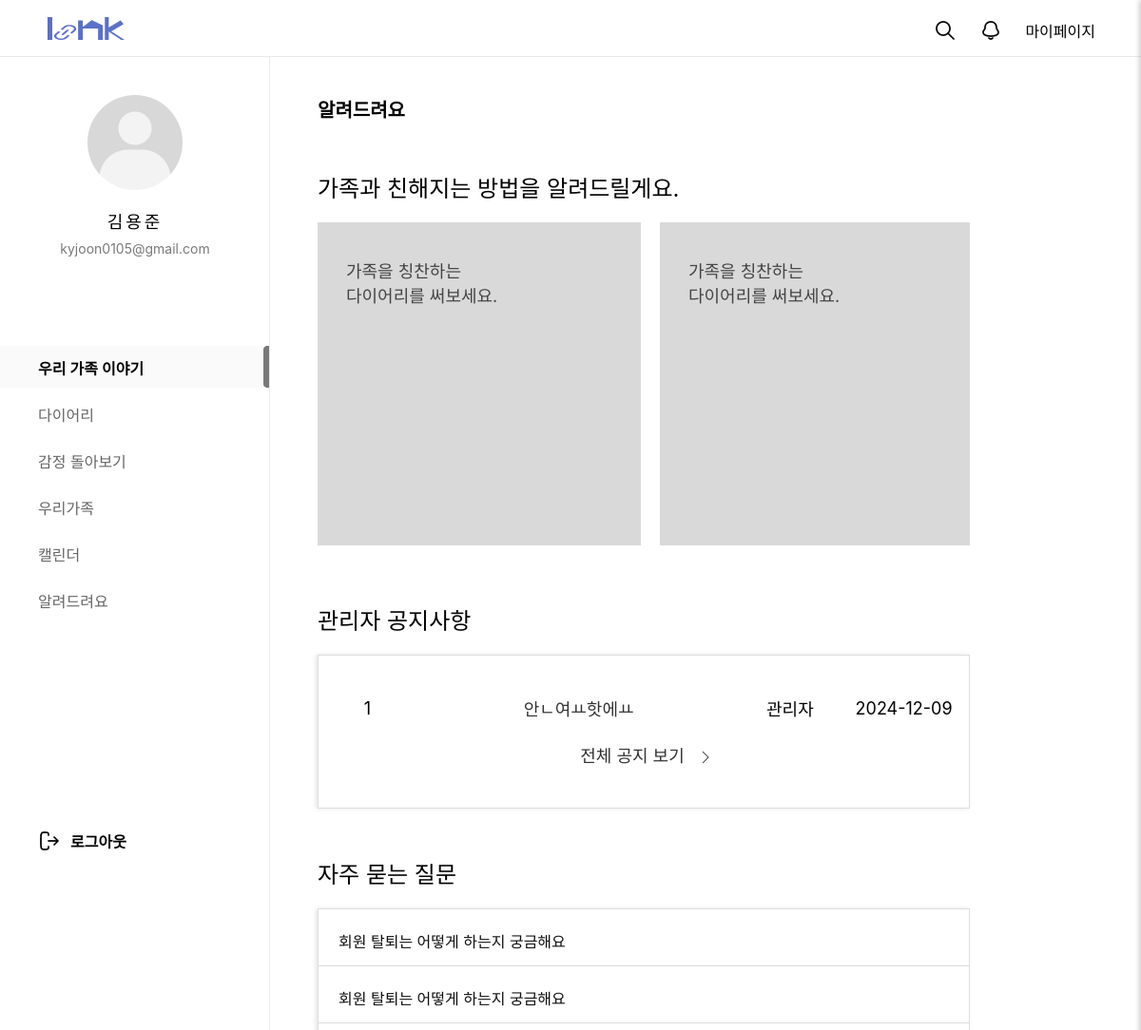
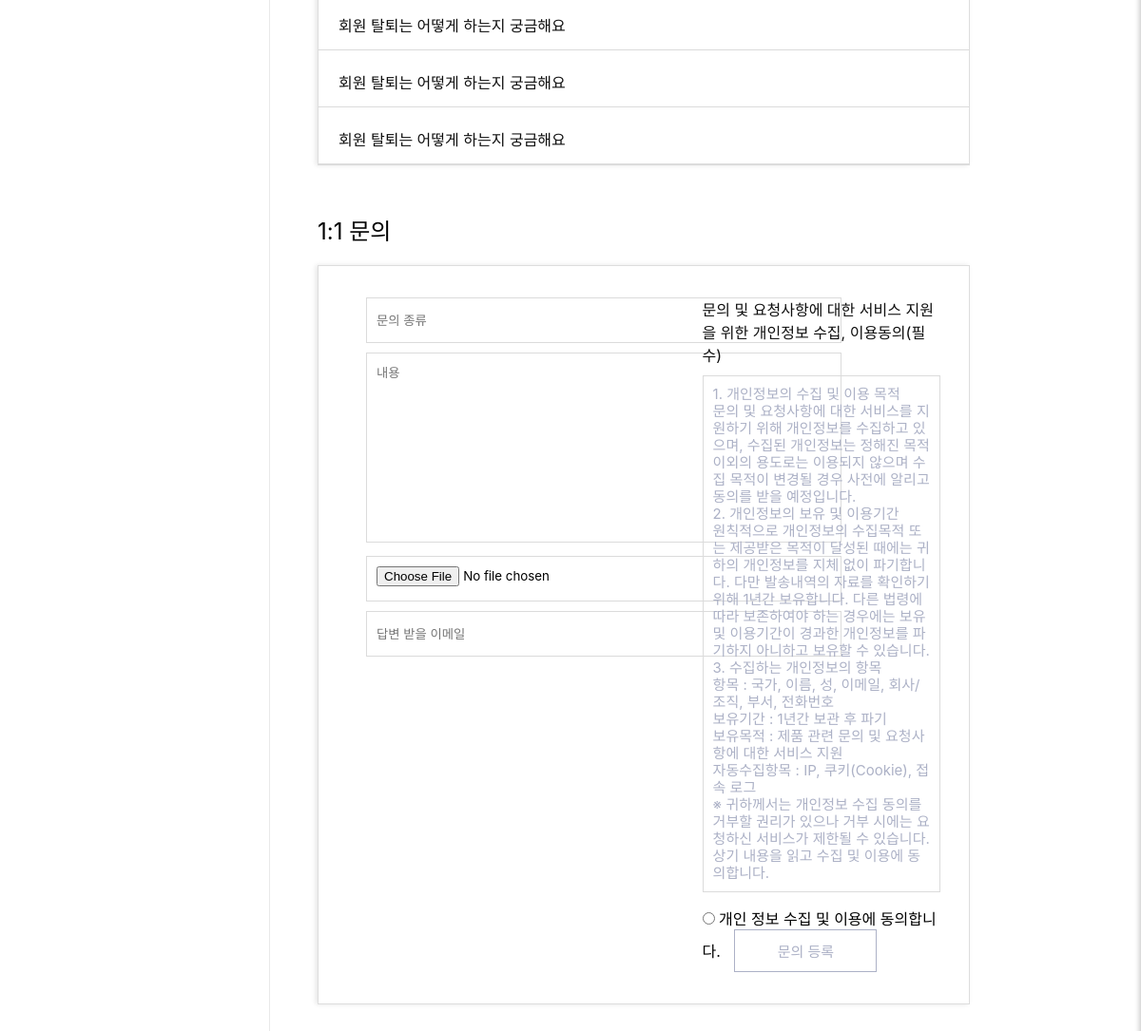
Screenshot of /customer/ with the database file from the repository (2 pictures, top to bottom).
### customer/models.py (models this page shows, shortened)
class NoticeBoard(models.Model):
  bno = models.AutoField(primary_key=True)
  member = models.CharField(max_length=100, default='관리자')
  btitle = models.CharField(max_length=1000)
  bcontent = models.TextField()
  bdate = models.DateTimeField(auto_now=True)
  bfile = models.ImageField(null=True, blank=True, upload_to='uploads/')
  like_members = models.ManyToManyField(Member, related_name='like_member',  blank=True)

### customer/views.py (the view)
# urls.py: path('', views.main, name="main"),
def main(request):
  qs = NoticeBoard.objects.order_by('-bno')[:5]
  context = {'notice_5':qs}
  return render(request, 'customer_service.html', context)

### customer/templates/customer_service.html (shortened to what this page needs)
{% extends 'main_navi_base.html' %}
{% load static %}
  {% block container-block%}
  <div id="container">
    <div id="customer_service_top">
      <h2>알려드려요</h2>
      <span>가족과 친해지는 방법을 알려드릴게요.</span>
      <div class="how_dairy">
        <div class="slider-item">
          <p>가족을 칭찬하는<br>다이어리를 써보세요.</p>
        </div>
        <div class="slider-item">
          <p>가족을 칭찬하는<br>다이어리를 써보세요.</p>
        </div>
      </div>
    </div>
    <div id="customer_service_notice">
      <span>관리자 공지사항</span>
      <div class="customer_service_notice_table">
        <table>
          <colgroup>
            <col style="width:15%;">
            <col style="width:50%;">
            <col style="width:15%;">
            <col style="width:20%;">
          </colgroup>
          {% for notice in notice_5%}
          <tr>
            <td>{{notice.bno}}</td>
            <td><a href="/customer/noticeview/{{notice.bno}}/">{{notice.btitle}}</a></td>
            <td>{{notice.member}}</td>
            <td>{{notice.bdate|date:'Y-m-d'}}</td>
          </tr>
          {% endfor %}
          <tr class="notice_list_last">
            <td colspan="4"><a href="/customer/noticelist/"><span>전체 공지 보기</span><img src="/static/images/customer/Expand_right_light.png" alt=""></a></td>
          </tr>
        </table>
      </div>
    </div>
    <div id="customer_service_qna">
      <span>자주 묻는 질문</span>
      <div class="customer_service_qnabox">
        <div class="customer_service_q">
          <p>회원 탈퇴는 어떻게 하는지 궁금해요</p>
        </div>
        <div class="customer_service_q">
          <p>회원 탈퇴는 어떻게 하는지 궁금해요</p>
        </div>
        <div class="customer_service_q">
          <p>회원 탈퇴는 어떻게 하는지 궁금해요</p>
        </div>
        <div class="customer_service_q">
          <p>회원 탈퇴는 어떻게 하는지 궁금해요</p>
        </div>
        <div class="customer_service_q">
          <p>회원 탈퇴는 어떻게 하는지 궁금해요</p>
        </div>
      </div>
    </div>
    <div id="customer_service_request">
      <span>1:1 문의</span>
      <div class="customer_service_request_box">
        <div class="customer_service_request_input">
          <input type="text" placeholder="문의 종류">
          <textarea name="" id="" placeholder="내용"></textarea>
          <input type="file" name="request_file" id="request_file">
          <input type="text" placeholder="답변 받을 이메일">
        </div>
        <div class="customer_service_request_agree">
          <p>문의 및 요청사항에 대한 서비스 지원을 위한 개인정보 수집, 이용동의(필수)</p>
          <div class="agree_txt">
            1. 개인정보의 수집 및 이용 목적<br>
            문의 및 요청사항에 대한 서비스를 지원하기 위해 개인정보를 수집하고 있으며, 수집된 개인정보는 정해진 목적 이외의 용도로는 이용되지 않으며 수집 목적이 변경될 경우 사전에 알리고 동의를 받을 예정입니다.<br>
            2. 개인정보의 보유 및 이용기간<br>
            원칙적으로 개인정보의 수집목적 또는 제공받은 목적이 달성된 때에는 귀하의 개인정보를 지체 없이 파기합니다. 다만 발송내역의 자료를 확인하기 위해 1년간 보유합니다. 다른 법령에 따라 보존하여야 하는 경우에는 보유 및 이용기간이 경과한 개인정보를 파기하지 아니하고 보유할 수 있습니다.<br>
            3. 수집하는 개인정보의 항목<br>
            항목 : 국가, 이름, 성, 이메일, 회사/조직, 부서, 전화번호<br>
            보유기간 : 1년간 보관 후 파기<br>
            보유목적 : 제품 관련 문의 및 요청사항에 대한 서비스 지원<br>
            자동수집항목 : IP, 쿠키(Cookie), 접속 로그<br>
            ※ 귀하께서는 개인정보 수집 동의를 거부할 권리가 있으나 거부 시에는 요청하신 서비스가 제한될 수 있습니다.<br>
            상기 내용을 읽고 수집 및 이용에 동의합니다.<br>
          </div>
          <div class="agree_chk">
            <input type="radio" value='agree' id='agree'>
            <label for="agree"> 개인 정보 수집 및 이용에 동의합니다.</label>
            <button type="button">문의 등록</button>
          </div>
        </div>
      </div>
    </div>
  </div>
  {% endblock container-block%}

### static/css/main_navi_base.css (style rules this page uses)
* { margin: 0; padding: 0; font-family: "Pretendard Variable", Pretendard, -apple-system, BlinkMacSystemFont, system-ui, Roboto, "Helvetica Neue", "Segoe UI", "Apple SD Gothic Neo", "Noto Sans KR", "Malgun Gothic", "Apple Color Emoji", "Segoe UI Emoji", "Segoe UI Symbol", sans-serif; }
button { cursor: pointer; }
a { text-decoration: none; color: inherit; cursor: pointer; }

### static/css/customer/customer_service.css (style rules this page uses)
* { margin: 0; padding: 0; box-sizing: border-box; font-family: "Pretendard Variable", Pretendard, -apple-system, BlinkMacSystemFont, system-ui, Roboto, "Helvetica Neue", "Segoe UI", "Apple SD Gothic Neo", "Noto Sans KR", "Malgun Gothic", "Apple Color Emoji", "Segoe UI Emoji", "Segoe UI Symbol", sans-serif; }
a { text-decoration: none; }
body, html { height: 100%; }
table, tr, td { border-collapse: collapse; color: #333; font-size: 14px; }
#container { width: 100%; min-height: 100vh; padding: 100px 180px 300px 334px; }
#customer_service_top { width: 100%; margin-bottom: 60px; overflow: hidden; position: relative; z-index: 10; }
#customer_service_top h2 { font-size: 20px; font-weight: medium; margin-bottom: 50px; }
#customer_service_top span { font-size: 24px; }
#customer_service_top .how_dairy { display: flex; transition: transform 0.3s ease-in-out; touch-action: pan-y; }
#customer_service_top .how_dairy div { background: #D9D9D9; min-width: 340px; height: 340px; margin: 20px 20px 0 0; }
#customer_service_top .how_dairy p { font-size: 18px; color: #444; width: 160px; height: 60px; margin: 37px 0 0 30px; }
#customer_service_notice { margin-bottom: 50px; }
#customer_service_notice span { font-size: 24px; }
.customer_service_notice_table { border: 1px solid #ddd; box-shadow: -2px 0 5px rgba(0, 0, 0, 0.1); margin-top: 20px; }
#customer_service_notice table { margin-top: 30px; margin-bottom: 30px; width: 100%; }
#customer_service_notice table td { height: 50px; font-size: 18px; color: #000; text-align: center; box-sizing: border-box; }
#customer_service_notice table td a { color: #333; }
#customer_service_notice .notice_list_last span { width: 130px; height: 24px; font-size: 18px; align-items: center; text-align: center; display: inline-block; }
.notice_list_last img { vertical-align: middle; }
.notice_list_last { justify-content: center; align-items: center; }
#customer_service_qna { margin-bottom: 50px; }
#customer_service_qna span { font-size: 24px; }
.customer_service_qnabox { border: 1px solid #ddd; box-shadow: -2px 0 5px rgba(0, 0, 0, 0.1); margin-top: 20px; }
.customer_service_qnabox div { border-bottom: 1px solid #DBDBDB; }
.customer_service_q { height: 60px; padding: 21px 21px; border-bottom: 1px solid #DBDBDB; font-size: 16px; color: #0F0F0F; cursor: pointer; }
#customer_service_request { margin-bottom: 50px; }
#customer_service_request span { font-size: 24px; }
.customer_service_request_box { display: flex; border: 1px solid #ddd; box-shadow: -2px 0 5px rgba(0, 0, 0, 0.1); margin-top: 20px; }
.customer_service_request_input { width: 40%; margin: 33px 50px; }
.customer_service_request_input input { width: 500px; height: 48px; border: 1px solid #DBDBDB; margin-bottom: 10px; padding: 10px; }
.customer_service_request_input textarea { width: 500px; height: 200px; margin-bottom: 10px; padding: 10px; border: 1px solid #DBDBDB; resize: none; outline: none; }
.customer_service_request_agree { padding: 33px 30px; }
.customer_service_request_agree p { font-size: 16px; color: #0F0F0F; margin-bottom: 10px; }
.agree_txt { border: 1px solid #DBDBDB; font-size: 15px; line-height: 18px; color: #ACB1C6; padding: 10px; }
.agree_chk { float: right; margin-top: 15px; }
.agree_chk button { width: 150px; height: 45px; background: white; font-size: 15px; border: 1px solid #ACB1C6; color: #ACB1C6; margin-left: 10px; cursor: pointer; }

### static/css/customer/customer_notice_view.css (style rules this page uses)
* { margin: 0; padding: 0; box-sizing: border-box; font-family: "Pretendard Variable", Pretendard, -apple-system, BlinkMacSystemFont, system-ui, Roboto, "Helvetica Neue", "Segoe UI", "Apple SD Gothic Neo", "Noto Sans KR", "Malgun Gothic", "Apple Color Emoji", "Segoe UI Emoji", "Segoe UI Symbol", sans-serif; }
a { text-decoration: none; }
body, html { height: 100%; }
table, tr, td { border-collapse: collapse; color: #333; font-size: 14px; }
#container { width: 100%; min-height: 100vh; padding: 100px 180px 300px 334px; }

### rows the page displays
NoticeBoard: bno "1", btitle "안ㄴ여ㅛ핫에ㅛ", member "관리자", bdate "2024-12-09"
